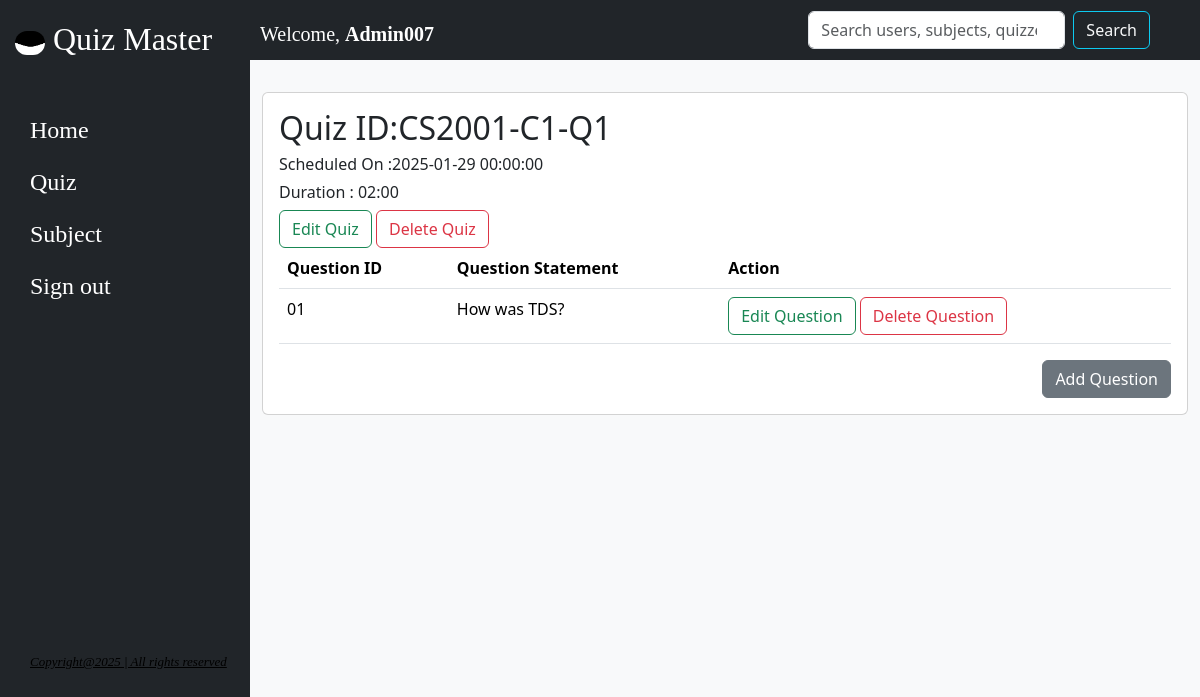
Page /admin/quiz on the earlier database version.
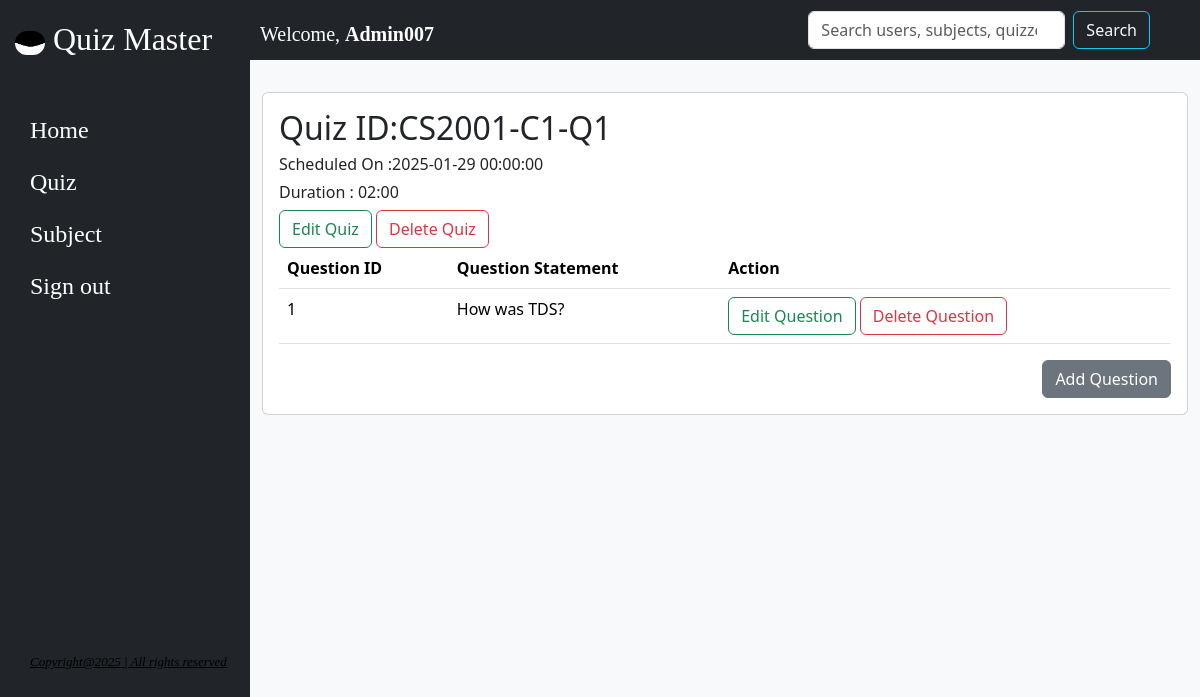
Same page on the later database version.
### model.py (models this page shows)
class Quiz(db.Model):
    id = db.Column(db.String(50), primary_key=True)
    chapter_id = db.Column(db.String(50), db.ForeignKey("chapters.id"), nullable=False)
    quiz_date = db.Column(db.DateTime, nullable=False)
    duration = db.Column(db.String(10), nullable=False)
    remarks = db.Column(db.String(200), nullable=True)
    scores = db.relationship('Scores', back_populates='exam')
    questions = db.relationship('Question', back_populates='exam')
    chapter = db.relationship('Chapters', back_populates='exams')

class Question(db.Model):
    id = db.Column(db.String ,primary_key=True)
    quiz_id = db.Column(db.String(50), db.ForeignKey("quiz.id"), nullable=False)
    question_title = db.Column(db.String, nullable=False)
    option_a = db.Column(db.String(255), nullable=False)
    option_b = db.Column(db.String(255), nullable=False)
    option_c = db.Column(db.String(255), nullable=True)
    option_d= db.Column(db.String(255), nullable=True)
    correct_response = db.Column(db.String(150), nullable=False)
    exam = db.relationship('Quiz', back_populates='questions')

### app.py (the view, shortened to what this page needs)
@app.route('/admin/quiz', methods=['GET', 'POST'])
def quiz_space():
    quiz_list = Quiz.query.all()
    questions=Question.query.all()
    print("Fetched Questions:", questions)
    return render_template('admin_quiz.html', quiz=quiz_list , questions=questions)

### templates/admin_quiz.html (shortened to what this page needs)
{% extends 'base.html' %}
{% block content %}
{% for qui in quiz %}
    <div class="row mt-3">
        <div class="col">
            <div class="card">
                <div class="card-body">
                    <h2>Quiz ID:{{ qui.id }}</h2>
                    <h6>Scheduled On :{{qui.quiz_date}}</h6>
                    <h6>Duration : {{qui.duration}}</h6>
                    <a href="/admin/edit_quiz/{{ qui.id }}" class="btn btn-outline-success">Edit Quiz</a>
                    <a href="/admin/delete_quiz/{{ qui.id }}" class="btn btn-outline-danger">Delete Quiz</a>
                    <table class="table table-hover">
                        <thead>
                            <tr>
                                <th>Question ID</th>
                                <th>Question Statement</th>
                                <th>Action</th>
                            </tr>
                        </thead>
                        <tbody>
                            {% for ques in questions %}
                                {% if ques.quiz_id == qui.id %}
                                <tr>
                                    <td>{{ ques.id }}</td>
                                    <td>{{ ques.question_title }}</td>
                                    <td>
                                        <a href="/admin/edit_question/{{ ques.id }}" class="btn btn-outline-success">Edit Question</a>
                                        <a href="/admin/delete_question/{{ ques.id }}" class="btn btn-outline-danger">Delete Question</a>
                                    </td>
                                </tr>
                                {% endif %}
                            {% endfor %}
                        </tbody>
                    </table>
                    <div class="d-flex justify-content-end">
                        <button type="button" class="btn btn-secondary" data-bs-toggle="modal" data-bs-target="#addChapterModal{{ qui.id }}">
                            Add Question
                        </button>
                    </div>
                </div>
            </div>
        </div>
    </div>
{% endfor %}
{% endblock %}

### templates/base.html (shortened to what this page needs)
<!DOCTYPE html>
<html lang="en">
<head>
    <link href="https://cdn.jsdelivr.net/npm/bootstrap@5.3.3/dist/css/bootstrap.min.css" rel="stylesheet"
 />
    <link rel="stylesheet" href="/static/css/base.css" />
</head>
<body>
    <div class="leftbar bg-dark">
        <div class="nav flex-column vh-100 ">
            <nav class="nav flex-column">
                <p><a class="navbar-brand">
                        <img src="/static/image/base.jpg" width="30" height="24" style="border-radius: 40px" />
                    </a>
                    <a class="navbar-brand">Quiz Master </a>
                </p>
                <ul class="navbar-nav me-auto mb-2 mb-lg-0">
                    <li class="nav-item">
                        <a class="nav-link" aria-current="page" href="/admin/dashboard">Home</a>
                    </li>
                    <li class="nav-item">
                        <a class="nav-link" href="/admin/quiz">Quiz</a>
                    </li>
                    <li class="nav-item">
                        <a class="nav-link" href="/admin/subject">Subject</a>
                    </li>
                    <li class="nav-item">
                        <a class="nav-link" href="/admin">Sign out</a>
                    </li>
                    <li class="nav-item">
                        <p><u>Copyright@2025 |
                                All rights reserved </u></p>
                    </li>
                </ul>
            </nav>
        </div>
    </div>
    <div class="topbar">
        <nav class="navbar navbar-expand-lg">
            <div class="container bg-dark">
                    <p class="navbar-brand mt-4 text-white">
                    Welcome, <strong>Admin007</strong>
                    </p>
                    <form class="d-flex" role="search" action="/search" method="GET">
                        <input class="form-control me-2" type="search" name="q" placeholder="Search users, subjects, quizzes..." aria-label="Search" required>
                        <span class="bg-dark" style="border-radius: 8px; margin-right: 40px;">
                            <button class="btn btn-outline-info text-light" type="submit">Search</button>
                        </span>
                    </form>
            </div>
        </nav>
    </div>
    <div class="container-fluid">
        {% block content %}{% endblock %}
    </div>
</body>
</html>

### static/css/base.css (style rules this page uses)
body { margin-left: 250px; margin-top: 60px; background-color: #f8f9fa; }
.leftbar { position: fixed; top: 0; left: 0; width: 250px; padding: 15px; font-family: 'Times New Roman', Times, serif; font-size: xx-large; color: white; overflow-y: auto; }
.topbar .container { position:fixed; top: 0; left: 250px; height: 60px; width: calc(100% - 250px); background-color: rgba(204, 212, 212, 0.874) ; padding-top: 10px; display: flex; align-items: center; padding: 10px; z-index: 1000; }
.leftbar ul { font-size: x-large; margin-top: 25px; padding-left: 15px; }
.leftbar ul p { font-size: small; color: black; font-style: oblique; margin-top: 340px; text-align: center; }

### templates/admin_quiz.html (style rules this page uses)
p { font-family: 'Times New Roman', Times, serif; }

Differences in the rows shown:
removed Question: id "01", question_title "How was TDS?"
added Question: id "1", question_title "How was TDS?"
